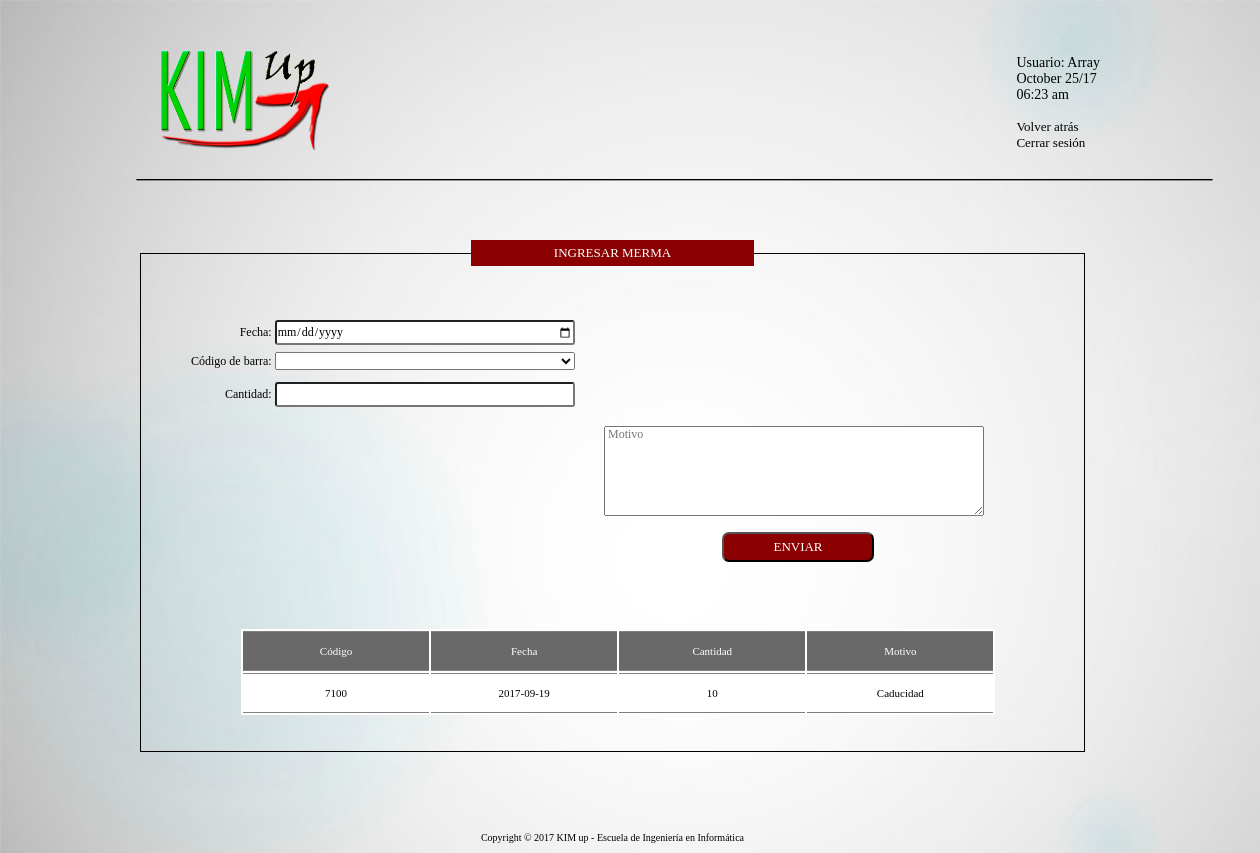
/Mermas.php (signed in), run on an earlier commit of the app's database.
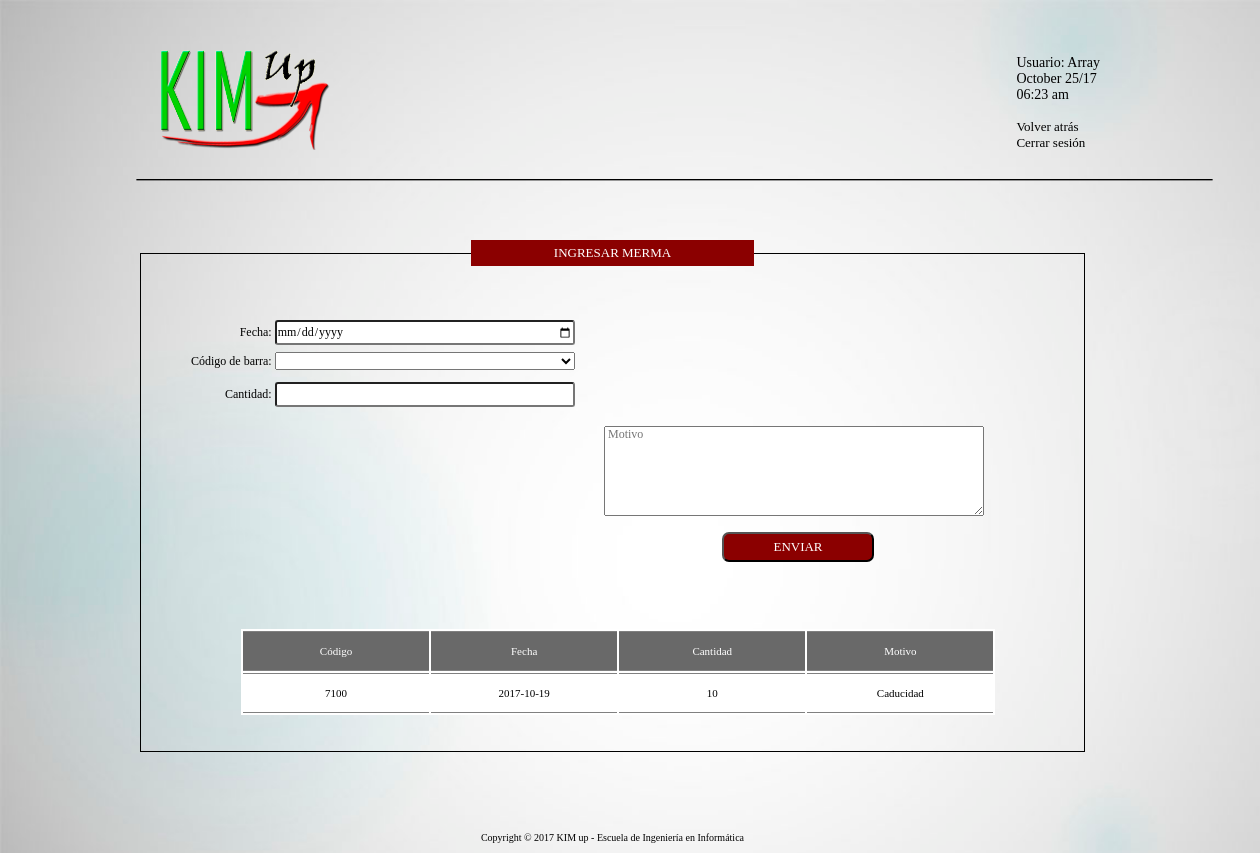
And on a later commit of the database.
### tables this page shows
CREATE TABLE `mermas` (
  `codigo` int(20) UNSIGNED NOT NULL,
  `fecha` date NOT NULL,
  `cantidad_mermas` int(50) NOT NULL,
  `motivo` varchar(500) NOT NULL,
  `id` int(11) NOT NULL
);

### Mermas.php (the view, shortened to what this page needs)
<!DOCTYPE html>
<html>
	<head>
        <link rel="stylesheet" href="General.css" type="text/css" media="screen">
        <link rel="stylesheet" href="Css.css" type="text/css" media="screen">
    </head>
    <body>
       	<section>
              <img src="img/logo.png" alt="">
              <p>
                  <?php $fecha_actual = date('F d/y',time()-21600);
                        $hora = date('H:i a',time()-21600);
                        echo "Usuario: ".$_SESSION['nombre']." <br>
                        $fecha_actual <br>
                        $hora <br><br>
                        <a id = 'Volver' href = 'index_sala.php'> Volver atrás </a><br>
                        <a href = 'login-salir.php'> Cerrar sesión </a>"
                  ?>
              </p>
              <img id = "Horizontal" src="img/linea-h.png" alt="">
              <article id="mermas">
                    <form action="Mermas.php" method="POST" enctype="multipart/form-data">
                      <fieldset id = "productos">
				          <legend>INGRESAR MERMA</legend><br><br><br>
                              <div id = "uno">
                                  <div>Fecha: <input name="fecha" type="date" required="required" /></div>
                                  <div>Código de barra:
                                      <select name="codigo">
                                          <option value=""></option>
                                            <?php
                                                $sql = "SELECT * FROM productos ORDER BY codigo ASC";
                                                $res = mysql_query($sql);
                                                while ($row = mysql_fetch_array($res))
                                                {
                                                    echo "<option value='".$row[1]."'> ".$row[1]."</option>";
                                                }
                                            ?>
                                      </select><br><br>
                                  </div>
                                  <div>Cantidad: <input type="number" name="cant" required="required" maxlength="50" /></div><br>
                              </div>
                              <div id = "dosm">
                                  <div><textarea type="text" rows="5" placeholder= " Motivo" name="motivo" required="required" maxlength="50"></textarea><br></div><br>
                                  <div><input type="submit" name="submit" value="ENVIAR" /><br><br><br><br><br></div>
                              </div>
                             <?php
                                $sql = "SELECT * FROM mermas";
                                $result = mysql_query($sql);
                                echo "<table class='Inventario'>";
                                    echo "<tr id='invh'>
                                                <td>Código</td>
                                                <td>Fecha</td>
                                                <td>Cantidad</td>
                                                <td>Motivo</td>
                                          </tr><br>";
                                    while ($row = mysql_fetch_row($result))
                                    {
                                        echo "<tr>
                                                    <td>$row[0]</td>
                                                    <td>$row[1]</td>
                                                    <td>$row[2]</td>
                                                    <td>$row[3]</td>
                                            </tr> \n";
                                    }
                                echo "</table><br><br>";
                            ?>
                     </fieldset>
                     <footer>Copyright © 2017 KIM up - Escuela de Ingeniería en Informática</footer>
				  </form>
              </article>
       	</section>
   </body>
</html>

What changed in the data, as far as the page shows it:
changed mermas "Caducidad": fecha "2017-09-19" → "2017-10-19"
